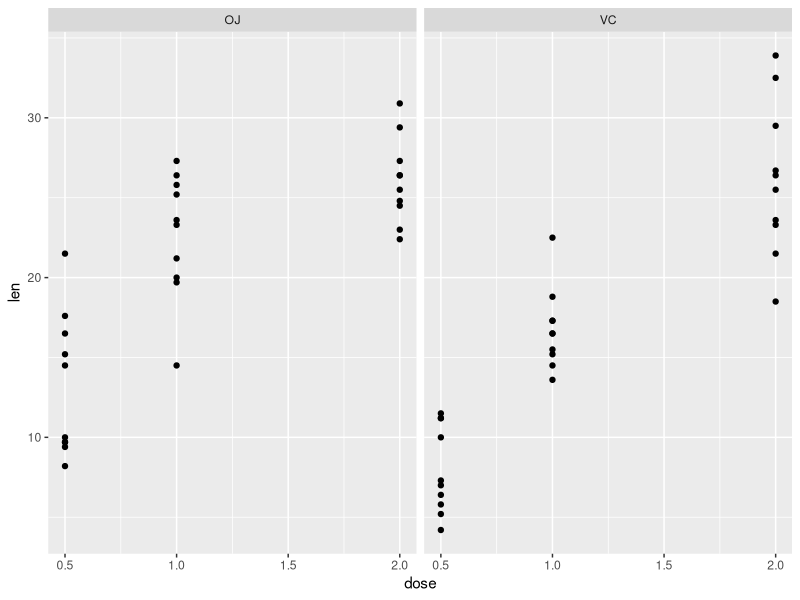
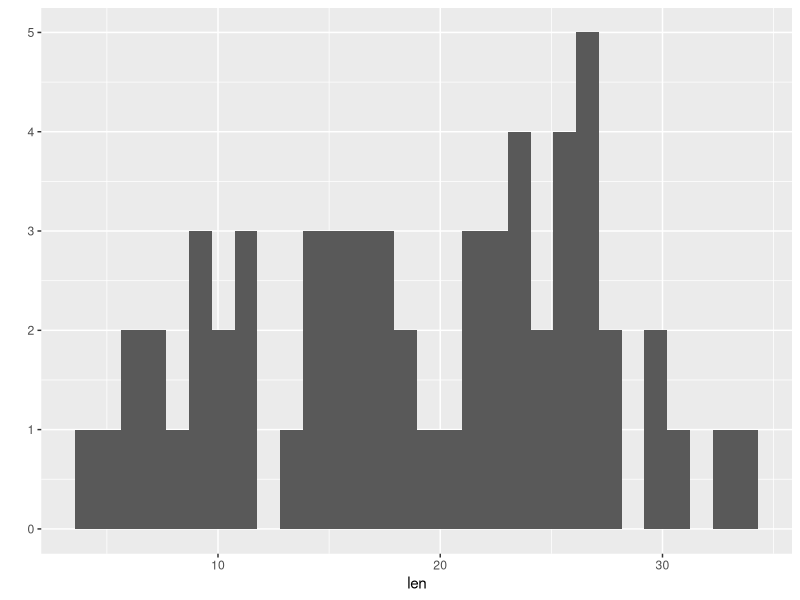
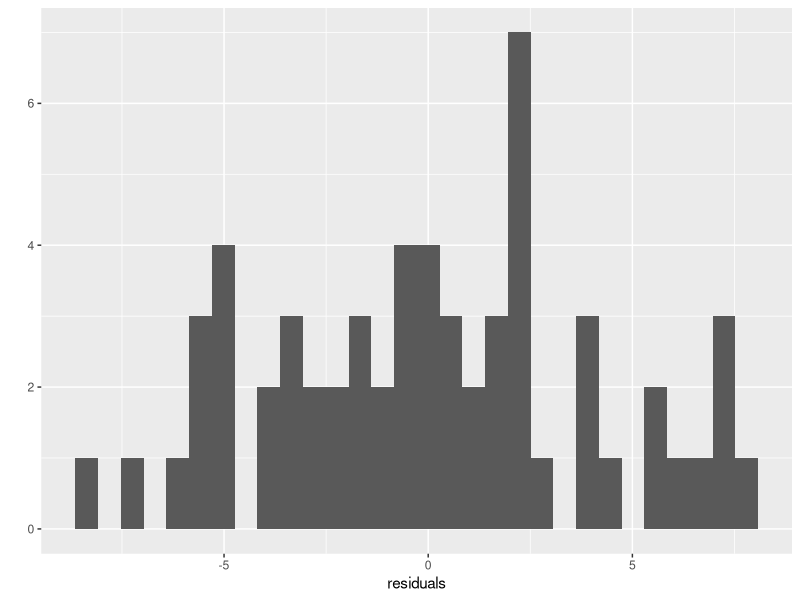
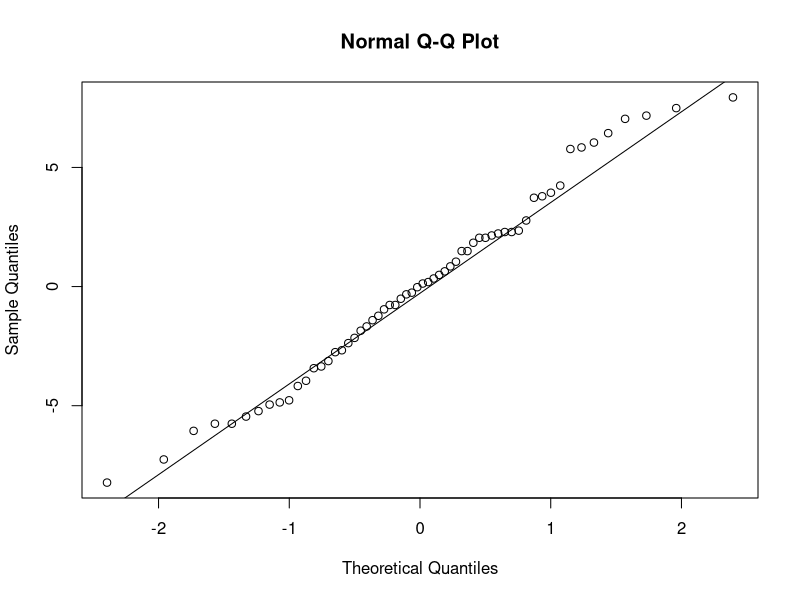
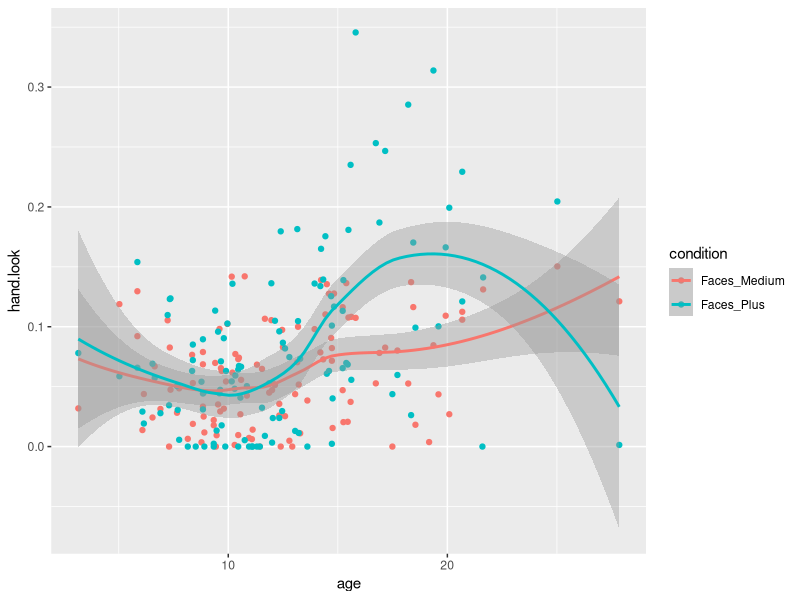

These figures' R source, in order:
## ---- chunk 1
library(dplyr)
library(tidyr)
library(ggplot2)
library(lme4)
## ---- chunk 2
d = data.frame()
p = data.frame()
sig_res = data.frame()

# for(i in 1:10000) {
#   d = rnorm(30)
#   p[,"pval"] = pnorm(d)
#   sig_res[i] = p %>%
#     filter(x < 0.05)
# }


## ---- chunk 3

## ---- chunk 4
double.sample <- function () {
}
## ---- chunk 5

## ---- chunk 6

## ---- chunk 7
qplot(x = dose, y = len, facets = ~ supp, data = ToothGrowth)
## ---- chunk 8
qplot(len, data = ToothGrowth)
## ---- chunk 9
r1 = lm(len ~ dose + supp, ToothGrowth); summary(r1)
r2 = lm(len ~ dose * supp, ToothGrowth); summary(r2)

anova(r1, r2)
## ---- chunk 10
r2b = lm(len ~ -1 + dose * supp, ToothGrowth); summary(r2b)
## ---- chunk 11
new_data = data.frame(dose = rep(c(0, 1.5, 2.5, 10),2),
                      supp = c(rep("OJ", 4), rep("VC", 4)))

predict(r2, new_data)
## ---- chunk 12
residuals = as.numeric(resid(r2))
qplot(residuals)
## ---- chunk 13
qqnorm(residuals)
qqline(residuals)
## ---- chunk 14
d <- read.csv("../data/FVS2011-hands.csv")

# check out data
glimpse(d)
head(d)
count(d, subid) # looks like each kid saw both condtions?
head(arrange(d, subid)) # yes, conditions was within-subjects --> use mixed models

m1 = lmer(hand.look ~ age + condition + (1 | subid), d); summary(m1)
m2 = lmer(hand.look ~ age * condition + (1 | subid), d); summary(m2)

anova(m2, m1)
## ---- chunk 15
qplot(x = age, y = hand.look, colour = condition, data = d) +
  geom_smooth()

predictions = predict(m2, d)
# how to use predict to draw the lines?
